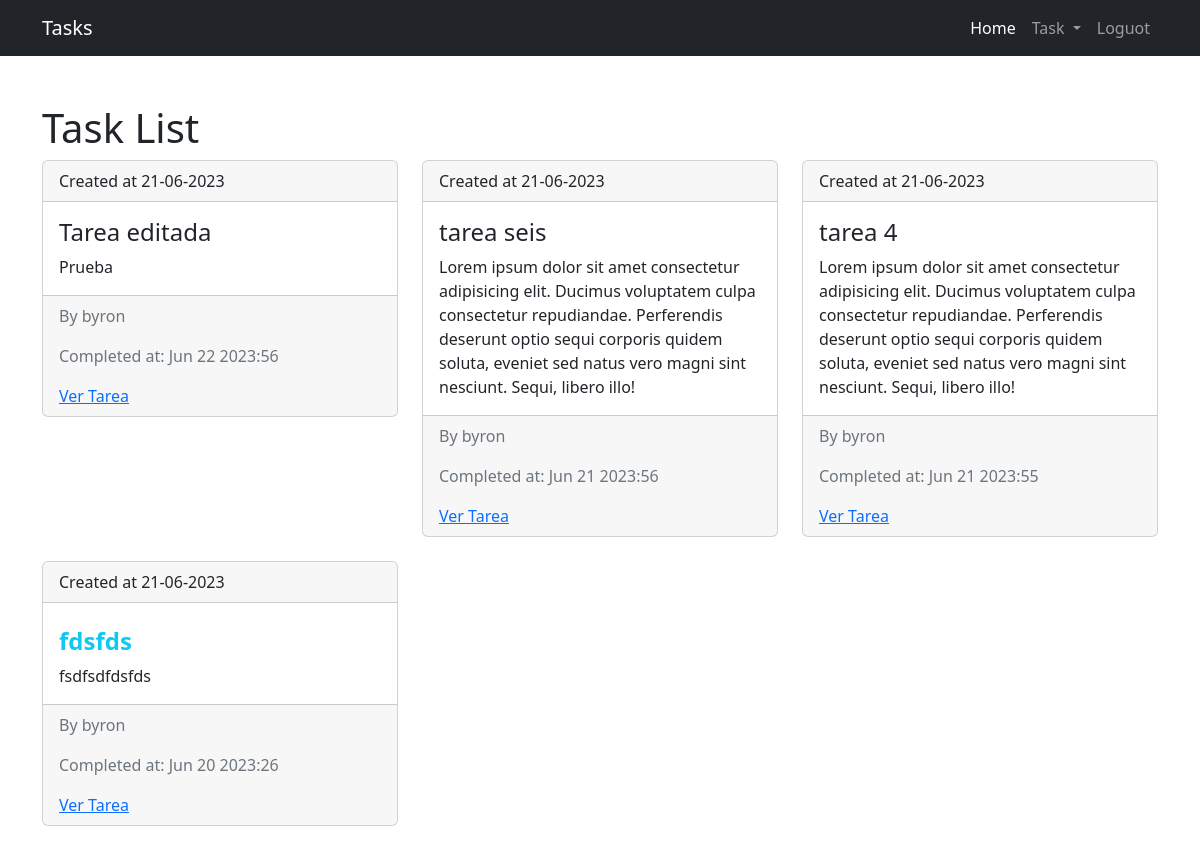
Page /task/completed (signed in) on the earlier database version.
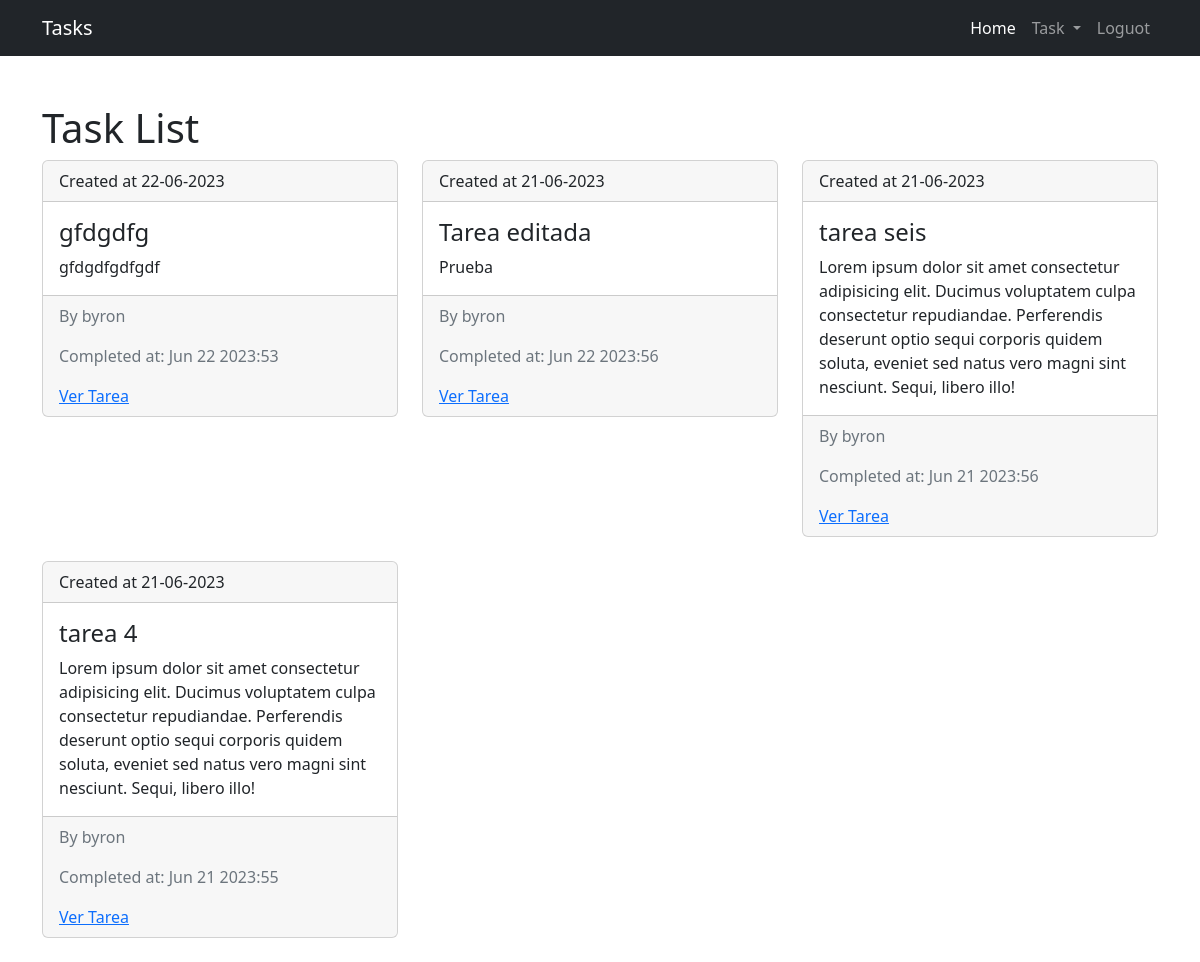
Same page on the later database version.
### task/models.py (models this page shows, shortened)
class Task(models.Model):
    title = models.CharField(max_length=200)
    description = models.TextField()
    created_at = models.DateTimeField(auto_now_add=True)
    datecompleted = models.DateTimeField(null=True, blank=True)
    importtant = models.BooleanField(default=False)
    user = models.ForeignKey(User, on_delete=models.CASCADE)
    class Meta:
        db_table = "task"

### task/views.py (the view)
# urls.py: path("task/completed",views.tasks_completed,name="tasks_completed")
def tasks_completed(request):
    if request.user.is_authenticated:
        tasks = Task.objects.filter(user=request.user,datecompleted__isnull=False).order_by(
            "-datecompleted"
        )
        return render(request, "pages/tasks_completed.html", {"tasks": tasks})
    else:
        return render(request,"pages/tasks_completed.html")

### task/templates/pages/tasks_completed.html
{% extends 'base.html' %} {% block content %}
<h1>Task List</h1>
<div class="row">
  {% if user.is_authenticated %} {% for task in tasks %}
  <div class="col-md-4 mb-4">
    <div class="card">
      <div class="card-header">
        Created at {{task.created_at| date:"d-m-Y" }}
      </div>
      <div class="card-body">
        <h4 class="card-title">
          {% if task.importtant %}
          <h4 class="text-info"><strong>{{ task.title }}</strong></h4>
          {% else %}
          {{ task.title }}
          {% endif %}
        </h4>
        <p class="card-text">{{ task.description }}</p>
      </div>
      <div class="card-footer text-muted">
        <p>By {{ task.user.username }}</p>
        <p>Completed at: {{ task.datecompleted| date:"M j Y:i" }}</p>
        <a href="{% url 'task_detail' task.id  %}">Ver Tarea</a>
      </div>
    </div>
  </div>
  {% endfor %} {% else %}
  <div class="col-md-6">
    <h3>Debes Iniciar Session para ver tus tareas</h3>
    <a class="btn btn-primary" href="{% url 'login' %}">Iniciar Session</a>
  </div>
  {% endif %}
</div>
{% endblock content %}

Differences in the rows shown:
removed Task: created_at "21-06-2023", title "fdsfds", description "fsdfsdfdsfds", user.username "byron", datecompleted "Jun 20 2023:26"
now on this page (row edited): Task: created_at "22-06-2023", title "gfdgdfg", description "gfdgdfgdfgdf", user.username "byron", datecompleted "Jun 22 2023:53"
